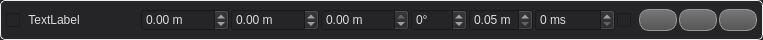
<?xml version="1.0" encoding="UTF-8"?>
<ui version="4.0">
 <class>WaypointView</class>
 <widget class="QWidget" name="WaypointView">
  <property name="geometry">
   <rect>
    <x>0</x>
    <y>0</y>
    <width>763</width>
    <height>40</height>
   </rect>
  </property>
  <property name="sizePolicy">
   <sizepolicy hsizetype="Maximum" vsizetype="Fixed">
    <horstretch>0</horstretch>
    <verstretch>0</verstretch>
   </sizepolicy>
  </property>
  <property name="minimumSize">
   <size>
    <width>200</width>
    <height>0</height>
   </size>
  </property>
  <property name="windowTitle">
   <string>Form</string>
  </property>
  <property name="styleSheet">
   <string>QWidget#colorIcon {}

QWidget {
background-color: #252528;
color: #DDDDDF;
border-color: #EEEEEE;
background-clip: border;
}

QCheckBox {
background-color: #252528;
color: #454545;
}

QGroupBox {
	border: 1px solid #EEEEEE;
	border-radius: 5px;
	padding: 0px 0px 0px 0px;
margin-top: 1ex; /* leave space at the top for the title */
	margin: 0px;
}

 QGroupBox::title {
     subcontrol-origin: margin;
     subcontrol-position: top center; /* position at the top center */
     margin: 0 3px 0px 3px;
     padding: 0 3px 0px 0px;
     font: bold 8px;
 }

QGroupBox#heartbeatIcon {
	background-color: red;
}

 QDockWidget {
	font: bold;
    border: 1px solid #32345E;
}

QPushButton {
	font-weight: bold;
	font-size: 12px;
	border: 1px solid #999999;
	border-radius: 10px;
	min-width:22px;
	max-width: 36px;
	min-height: 16px;
	max-height: 16px;
	padding: 2px;
	background-color: qlineargradient(x1: 0, y1: 0, x2: 0, y2: 1, stop: 0 #777777, stop: 1 #555555);
}

QPushButton:pressed {
	background-color: qlineargradient(x1: 0, y1: 0, x2: 0, y2: 1, stop: 0 #444444, stop: 1 #555555);
}

QPushButton#landButton {
	color: #000000;
	background: qlineargradient(x1:0, y1:0, x2:0, y2:1,
                             stop:0 #ffee01, stop:1 #ae8f00) url(&quot;ICONDIR/control/emergency-button.png&quot;);
}

QPushButton:pressed#landButton {
	color: #000000;
	background: qlineargradient(x1:0, y1:0, x2:0, y2:1,
                             stop:0 #bbaa00, stop:1 #a05b00) url(&quot;ICONDIR/control/emergency-button.png&quot;);
}

QPushButton#killButton {
	color: #000000;
	background: qlineargradient(x1:0, y1:0, x2:0, y2:1,
                             stop:0 #ffb917, stop:1 #b37300) url(&quot;ICONDIR/control/emergency-button.png&quot;);
}

QPushButton:pressed#killButton {
	color: #000000;
	background: qlineargradient(x1:0, y1:0, x2:0, y2:1,
                             stop:0 #bb8500, stop:1 #903000) url(&quot;ICONDIR/control/emergency-button.png&quot;);
}

QProgressBar {
	border: 1px solid white;
	border-radius: 4px;
	text-align: center;
	padding: 2px;
	color: white;
	background-color: #111111;
}

QProgressBar:horizontal {
	height: 12px;
}

QProgressBar QLabel {
	font-size: 8px;
}

QProgressBar:vertical {
	width: 12px;
}

QProgressBar::chunk {
	background-color: #656565;
}

QProgressBar::chunk#batteryBar {
	background-color: green;
}

QProgressBar::chunk#speedBar {
	background-color: yellow;
}

QProgressBar::chunk#thrustBar {
	background-color: orange;
}</string>
  </property>
  <layout class="QGridLayout" name="gridLayout">
   <property name="margin">
    <number>0</number>
   </property>
   <property name="spacing">
    <number>0</number>
   </property>
   <item row="0" column="0">
    <widget class="QGroupBox" name="groupBox">
     <property name="title">
      <string/>
     </property>
     <layout class="QHBoxLayout" name="horizontalLayout" stretch="0,0,0,0,0,0,0,0,0,0,0,0,0">
      <property name="spacing">
       <number>2</number>
      </property>
      <property name="margin">
       <number>5</number>
      </property>
      <item>
       <widget class="QCheckBox" name="selectedBox">
        <property name="toolTip">
         <string>Currently selected waypoint</string>
        </property>
        <property name="text">
         <string/>
        </property>
        <property name="iconSize">
         <size>
          <width>16</width>
          <height>16</height>
         </size>
        </property>
       </widget>
      </item>
      <item>
       <widget class="QLabel" name="idLabel">
        <property name="minimumSize">
         <size>
          <width>15</width>
          <height>0</height>
         </size>
        </property>
        <property name="toolTip">
         <string>Waypoint Sequence Number</string>
        </property>
        <property name="text">
         <string>TextLabel</string>
        </property>
        <property name="alignment">
         <set>Qt::AlignCenter</set>
        </property>
       </widget>
      </item>
      <item>
       <spacer name="horizontalSpacer_2">
        <property name="orientation">
         <enum>Qt::Horizontal</enum>
        </property>
        <property name="sizeHint" stdset="0">
         <size>
          <width>25</width>
          <height>12</height>
         </size>
        </property>
       </spacer>
      </item>
      <item>
       <widget class="QDoubleSpinBox" name="xSpinBox">
        <property name="toolTip">
         <string>Position X coordinate</string>
        </property>
        <property name="suffix">
         <string> m</string>
        </property>
        <property name="minimum">
         <double>-1000.000000000000000</double>
        </property>
        <property name="maximum">
         <double>1000.000000000000000</double>
        </property>
        <property name="singleStep">
         <double>0.050000000000000</double>
        </property>
       </widget>
      </item>
      <item>
       <widget class="QDoubleSpinBox" name="ySpinBox">
        <property name="toolTip">
         <string>Position Y coordinate</string>
        </property>
        <property name="suffix">
         <string> m</string>
        </property>
        <property name="minimum">
         <double>-1000.000000000000000</double>
        </property>
        <property name="maximum">
         <double>1000.000000000000000</double>
        </property>
        <property name="singleStep">
         <double>0.050000000000000</double>
        </property>
        <property name="value">
         <double>0.000000000000000</double>
        </property>
       </widget>
      </item>
      <item>
       <widget class="QDoubleSpinBox" name="zSpinBox">
        <property name="toolTip">
         <string>Position Z coordinate</string>
        </property>
        <property name="suffix">
         <string> m</string>
        </property>
        <property name="minimum">
         <double>-1000.000000000000000</double>
        </property>
        <property name="maximum">
         <double>0.000000000000000</double>
        </property>
        <property name="singleStep">
         <double>0.050000000000000</double>
        </property>
       </widget>
      </item>
      <item>
       <widget class="QSpinBox" name="yawSpinBox">
        <property name="toolTip">
         <string>Yaw angle</string>
        </property>
        <property name="wrapping">
         <bool>true</bool>
        </property>
        <property name="suffix">
         <string>°</string>
        </property>
        <property name="minimum">
         <number>-180</number>
        </property>
        <property name="maximum">
         <number>180</number>
        </property>
        <property name="singleStep">
         <number>10</number>
        </property>
       </widget>
      </item>
      <item>
       <widget class="QDoubleSpinBox" name="orbitSpinBox">
        <property name="toolTip">
         <string>Orbit radius</string>
        </property>
        <property name="suffix">
         <string> m</string>
        </property>
        <property name="minimum">
         <double>0.050000000000000</double>
        </property>
        <property name="maximum">
         <double>1.000000000000000</double>
        </property>
        <property name="singleStep">
         <double>0.050000000000000</double>
        </property>
       </widget>
      </item>
      <item>
       <widget class="QSpinBox" name="holdTimeSpinBox">
        <property name="statusTip">
         <string>Time in milliseconds that the MAV has to stay inside the orbit before advancing</string>
        </property>
        <property name="suffix">
         <string> ms</string>
        </property>
        <property name="maximum">
         <number>60000</number>
        </property>
        <property name="singleStep">
         <number>500</number>
        </property>
        <property name="value">
         <number>0</number>
        </property>
       </widget>
      </item>
      <item>
       <widget class="QCheckBox" name="autoContinue">
        <property name="toolTip">
         <string>Automatically continue after this waypoint</string>
        </property>
        <property name="text">
         <string/>
        </property>
       </widget>
      </item>
      <item>
       <widget class="QPushButton" name="upButton">
        <property name="minimumSize">
         <size>
          <width>28</width>
          <height>22</height>
         </size>
        </property>
        <property name="toolTip">
         <string>Move Up</string>
        </property>
        <property name="text">
         <string/>
        </property>
        <property name="icon">
         <iconset>
          <normaloff>:/images/actions/go-up.svg</normaloff>:/images/actions/go-up.svg</iconset>
        </property>
       </widget>
      </item>
      <item>
       <widget class="QPushButton" name="downButton">
        <property name="minimumSize">
         <size>
          <width>28</width>
          <height>22</height>
         </size>
        </property>
        <property name="toolTip">
         <string>Move Down</string>
        </property>
        <property name="text">
         <string/>
        </property>
        <property name="icon">
         <iconset>
          <normaloff>:/images/actions/go-down.svg</normaloff>:/images/actions/go-down.svg</iconset>
        </property>
       </widget>
      </item>
      <item>
       <widget class="QPushButton" name="removeButton">
        <property name="minimumSize">
         <size>
          <width>28</width>
          <height>22</height>
         </size>
        </property>
        <property name="toolTip">
         <string>Delete</string>
        </property>
        <property name="text">
         <string/>
        </property>
        <property name="icon">
         <iconset>
          <normaloff>:/images/actions/list-remove.svg</normaloff>:/images/actions/list-remove.svg</iconset>
        </property>
       </widget>
      </item>
     </layout>
    </widget>
   </item>
  </layout>
 </widget>
 <resources/>
 <connections/>
</ui>
